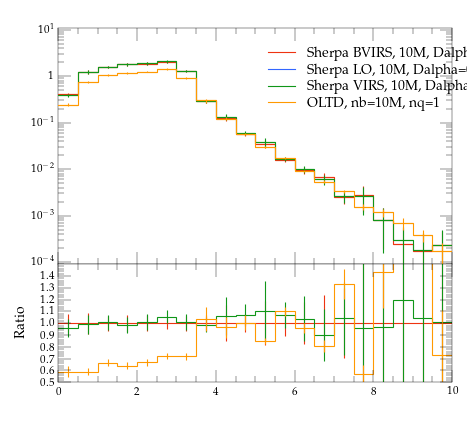

Reproduce this figure in Python.
#! /usr/bin/env python

# This Python script was auto-generated using YODA v2.0.0.
# Analysis object: /evtb/cutEg_tjg_dr
# Timestamp: 15-04-2024 (14:31:35)

import matplotlib as mpl
import matplotlib.pyplot as plt
mpl.use('Agg') # comment out for interactive use
import os
import numpy as np

plotDir = os.path.split(os.path.realpath(__file__))[0]
if 'YODA_USER_PLOT_PATH' in globals():
    plot_outdir = globals()['YODA_USER_PLOT_PATH']
else:
    plot_outdir = plotDir

#plot style
plt.style.use(os.path.join(plotDir, '../default.mplstyle'))
# plot metadata
figW, figH = plt.rcParams['figure.figsize']
ax_xLabel = r''
ax_yLabel = r''
ax_title  = r''
ax_xScale = 'linear'
ax_yScale = 'log'
xLims = (0.0, 10.0)
yLims = (9e-05, 11.0)

# TeX-friendly labels for the legend
labels = [ r"Sherpa BVIRS, 10M, Dalpha=0.01", r"Sherpa LO, 10M, Dalpha=0.01", r"Sherpa VIRS, 10M, Dalpha=0.01", r"OLTD, nb=10M, nq=1" ]

# Create figure and axis objects
fig, (ax, ratio0_ax) = plt.subplots(2, 1, sharex=True,
                  figsize=(figW,figH), gridspec_kw={'height_ratios': (2, 1)})
ratio0_ax.yaxis.set_major_locator(mpl.ticker.MultipleLocator(0.1))
ratio0_ax.set_ylim(0.5, 1.4999)
ratio0_ax.set_ylabel('Ratio')

# LineColor map: curve index -> color
linecolors = {0: '#EE3311', 1: '#3366FF', 2: '#109618', 3: '#FF9900'}
# the numerical data is stored in a separate file
dataf = dict()
prefix = os.path.split(__file__)[0]
if prefix:    prefix = prefix + '/'
exec(open(prefix+'cutEg_tjg_dr__data.py').read(), dataf)


legend_handles = [] # keep track of handles for the legend

# style options for curves
# starts at zorder>=5 to draw curve on top of legend
styles = {
  'curve0': {
    'color' : linecolors[0],
    'linestyle' : '-',
    'marker' : 'o',
    'zorder' : 5,
    'histstyle' : True,
  },
  'curve1': {
    'color' : linecolors[1],
    'linestyle' : '-',
    'marker' : 'o',
    'zorder' : 6,
    'histstyle' : True,
  },
  'curve2': {
    'color' : linecolors[2],
    'linestyle' : '-',
    'marker' : 'o',
    'zorder' : 7,
    'histstyle' : True,
  },
  'curve3': {
    'color' : linecolors[3],
    'linestyle' : '-',
    'marker' : 'o',
    'zorder' : 8,
    'histstyle' : True,
  },
}
# curve from input yoda files in main panel
for label in dataf['yvals'].keys():
    if all(np.isnan(v) for v in dataf['yvals'][label]):
        continue
    tmp = None
    if styles[label]['histstyle']: # draw as histogram
        tmp, = ax.plot(dataf['xedges'], dataf['yedges'][label],
                       color=styles[label]['color'],
                       linestyle=styles[label]['linestyle'],
                       drawstyle='steps-pre', solid_joinstyle='miter',
                       zorder=styles[label]['zorder'], label=label)
        ax.errorbar(dataf['xpoints'], dataf['yvals'][label], color=styles[label]['color'],
                    xerr=dataf['xerrs'], yerr=[dataf['ydowns'][label], dataf['yups'][label]],
                    linestyle='none', zorder=styles[label]['zorder'])
    else: # draw as scatter
        tmp = ax.errorbar(dataf['xpoints'], dataf['yvals'][label],
                          xerr=dataf['xerrs'],
                          yerr=[ dataf['ydowns'][label],
                          dataf['yups'][label] ],
                          fmt=styles[label]['marker'],
                          ecolor=styles[label]['color'],
                          color=styles[label]['color'], zorder=2)
        tmp[-1][0].set_linestyle(styles[label]['linestyle'])
    legend_handles += [tmp]
    for varLabel in dataf['variation_yvals'].keys():
        if varLabel.startswith(label):
            tmp, = ax.plot(dataf['xedges'], dataf['variation_yvals'][varLabel],
                           color=styles[label]['color'],
                           linestyle=styles[label]['linestyle'],
                           drawstyle='steps-pre', solid_joinstyle='miter',
                           zorder=styles[label]['zorder'], alpha=0.5)


# plots on ratio panel
# curve from input yoda files in ratio panel
for label, yvals in dataf['ratio0_yvals'].items():
    if all(np.isnan(v) for v in yvals):
        continue
    if styles[label]['histstyle']: # plot as histogram
        ratio0_ax.plot(dataf['xedges'], yvals,
                       color=styles[label]['color'],
                       linestyle=styles[label]['linestyle'],
                       drawstyle='steps-pre', zorder=1,
                       solid_joinstyle='miter')
        ratio0_ax.vlines(dataf['xpoints'],
                         dataf['ratio0_ymin'][label],
                         dataf['ratio0_ymax'][label],
                         color=styles[label]['color'], zorder=1)
    else: # plot as scatter
        tmp = ratio0_ax.errorbar(dataf['xpoints'],
                                 yvals, xerr=dataf['xerrs'],
                                 yerr=dataf['ratio0_yerrs'][label],
                                 fmt=styles[label]['marker'],
                                 ecolor=styles[label]['color'],
                                 color=styles[label]['color'])
        tmp[-1][0].set_linestyle(styles[label]['linestyle'])

    for varlabel in dataf['ratio0_variation_vals'].keys():
        if varlabel.startswith(label):
            ratio0_ax.plot(dataf['xedges'],
                            dataf['ratio0_variation_vals'][varlabel],
                            color=styles[label]['color'],
                            linestyle=styles[label]['linestyle'],
                            drawstyle='steps-pre', solid_joinstyle='miter',
                            zorder=1, alpha=0.5)

legend_pos = (0.5, 0.97)
ax.legend(legend_handles, labels, loc='upper left', bbox_to_anchor=legend_pos)

# set plot metadata as defined above
ratio0_ax.set_xlabel(ax_xLabel)
ratio0_ax.xaxis.set_label_coords(1., -.15)
ax.set_ylabel(ax_yLabel, loc='top')
ax.set_title(ax_title, loc='left')
ax.set_xscale(ax_xScale)
ax.set_yscale(ax_yScale)
ax.set_xlim(xLims)
ax.set_ylim(yLims)

# tick formatting
plt.rcParams['xtick.top'] = True
plt.rcParams['ytick.right'] = True
ax.yaxis.set_major_locator(mpl.ticker.LogLocator(base=10.0, numticks=np.inf))
ax.yaxis.set_minor_locator(mpl.ticker.LogLocator(
                           base=10.0, subs=np.arange(0.1, 1, 0.1), numticks=np.inf))
fig.align_ylabels((ax, ratio0_ax))
plt.savefig(os.path.join(plot_outdir, 'cutEg_tjg_dr.pdf'), format='PDF')
plt.savefig(os.path.join(plot_outdir, 'cutEg_tjg_dr.png'), format='PNG')

plt.close(fig)
